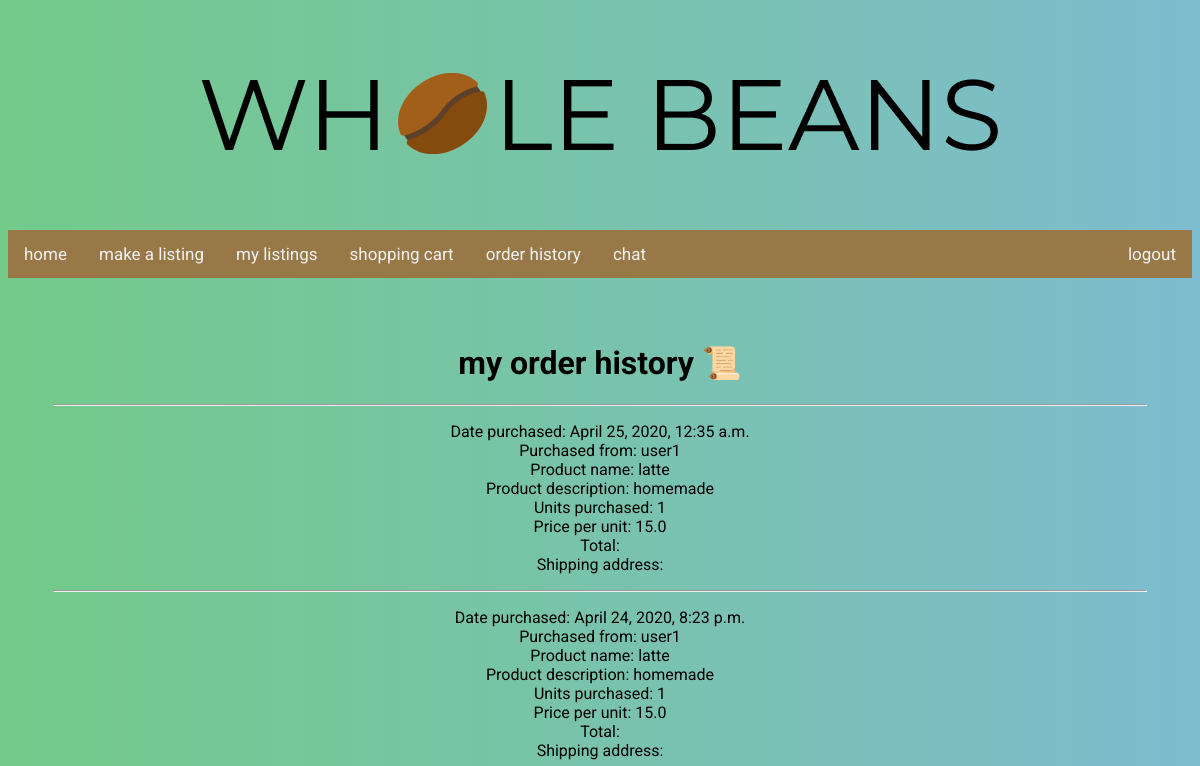
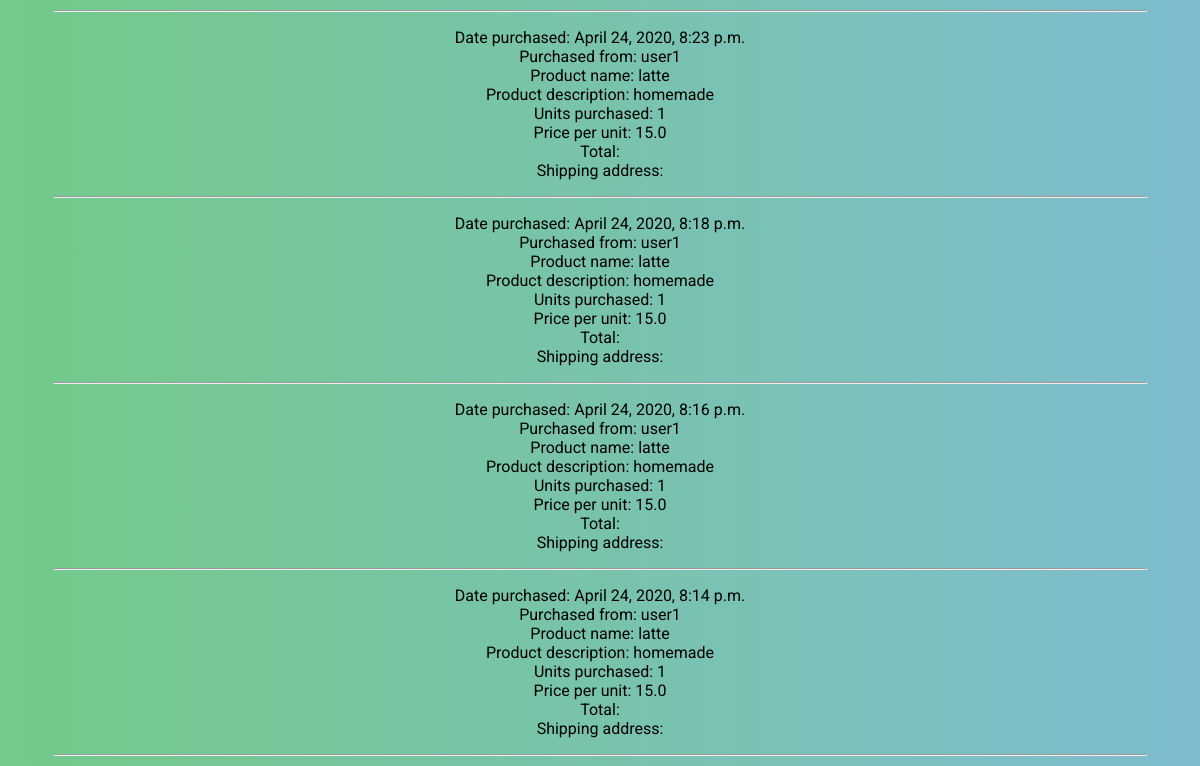
The page /purchaseHistory (signed in, upper part) on the database as committed earlier (2 pictures, top to bottom).
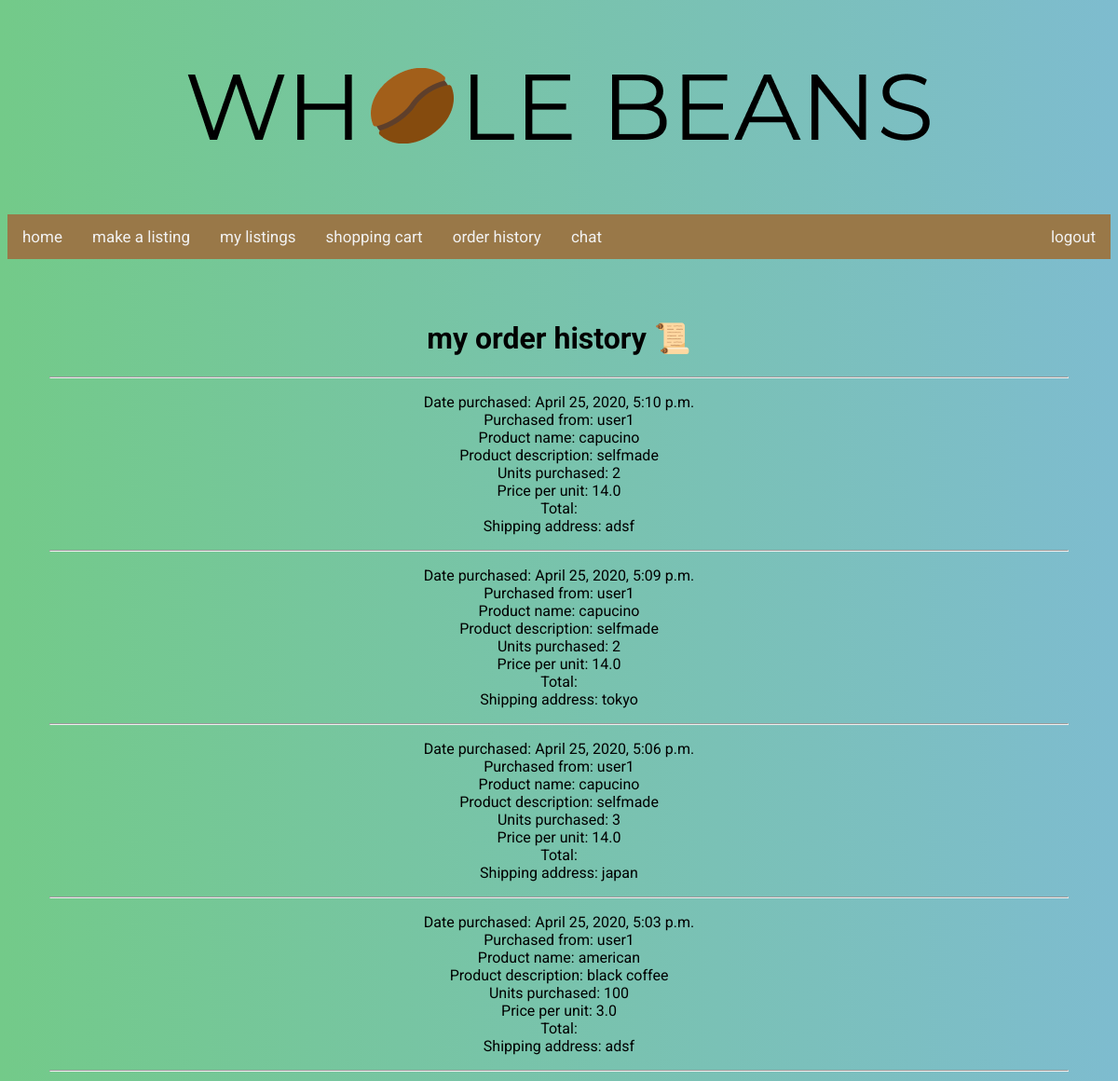
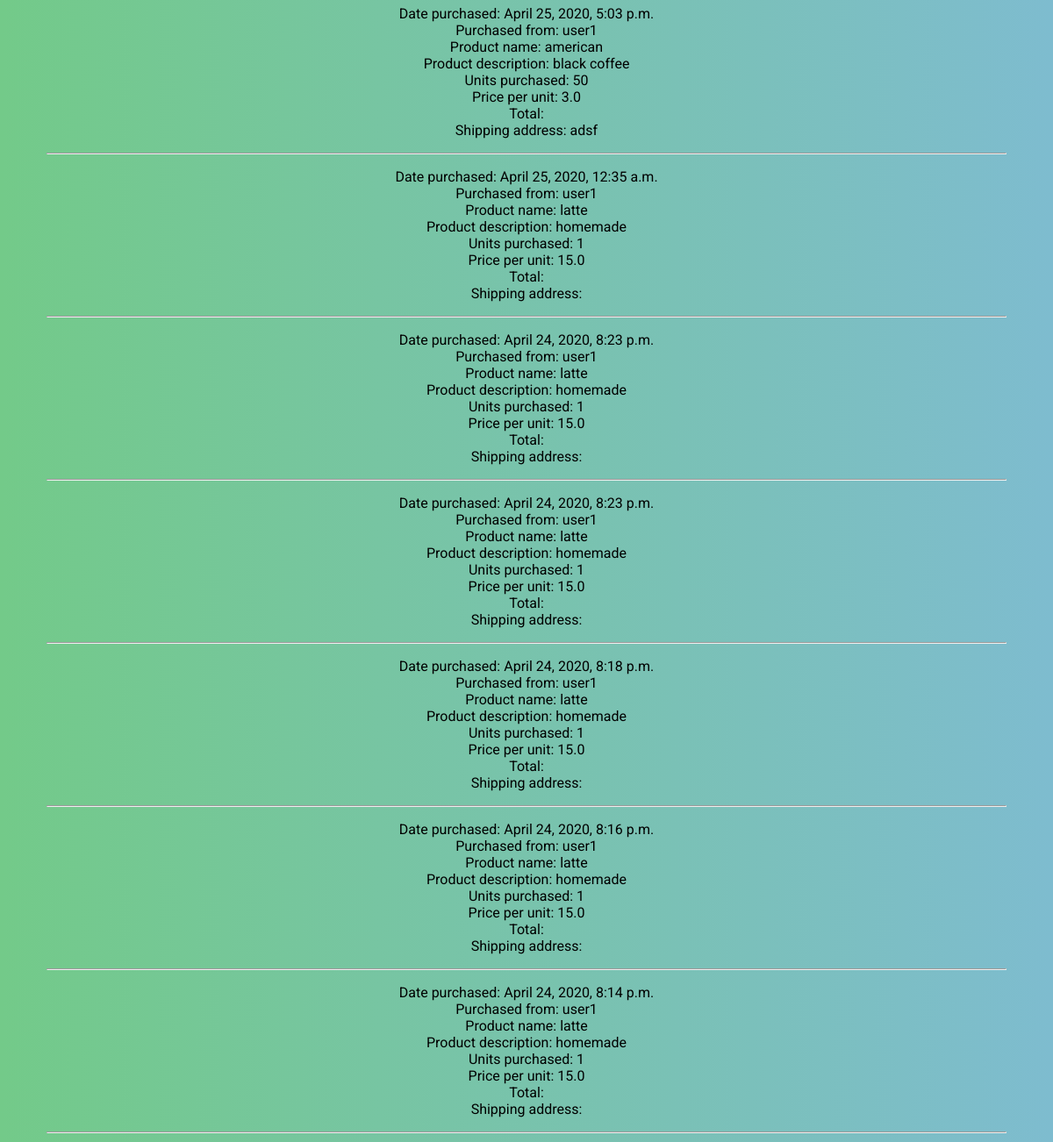
The same page on the database as committed later (2 pictures, top to bottom).
### post/models.py (models this page shows, shortened)
class History(models.Model):
    owner = models.ForeignKey(User, on_delete=models.CASCADE)
    time = models.DateTimeField(auto_now_add=True)
    productName = models.CharField(max_length=100)
    productDescription = models.CharField(max_length=1000)
    productPrice = models.FloatField()
    quantity = models.IntegerField()
    address = models.CharField(max_length=1000, null=True)

### post/views.py (the view)
# urls.py: path('purchaseHistory', views.displayHistory, name='listOrderHistory'),
@login_required
def displayHistory(request):
    context = {}
    history = request.user.history_set.all()
    if not history:
        return render(request, 'post/purchaseHistory.html', context)
    else:
        history = history.order_by('-time')
        context['history'] = history
    return render(request, 'post/purchaseHistory.html', context)

### post/templates/post/purchaseHistory.html (shortened to what this page needs)
{% load static %}
<!DOCTYPE html>
{% include "post/header.html" %}
<link rel="stylesheet" type="text/css" href="{% static 'post/history.css' %}">
<div class="center">
<h1> my order history 📜 </h1>
{% if history%}
    {% for h in history %}
        <hr>
        <p>
            Date purchased: {{ h.time }} <br>
            Purchased from: {{ h.owner }} <br>
            Product name: {{ h.productName }} <br>
            Product description: {{ h.productDescription }} <br>
            Units purchased: {{ h.quantity }} <br>
            Price per unit: {{ h.productPrice }} <br>
            Total: {{ h.total }} <br>
            Shipping address: {{ h.address }} <br>
        </p>
    {% endfor %}
{% endif %}
</div>

Rows that differ between the two databases and show on the page:
added History: time "April 25, 2020, 5:10 p.m.", owner "user1", productName "capucino", productDescription "selfmade", quantity "2", productPrice "14.0", address "adsf"
added History: time "April 25, 2020, 5:09 p.m.", owner "user1", productName "capucino", productDescription "selfmade", quantity "2", productPrice "14.0", address "tokyo"
added History: time "April 25, 2020, 5:06 p.m.", owner "user1", productName "capucino", productDescription "selfmade", quantity "3", productPrice "14.0", address "japan"
added History: time "April 25, 2020, 5:03 p.m.", owner "user1", productName "american", productDescription "black coffee", quantity "100", productPrice "3.0", address "adsf"
added History: time "April 25, 2020, 5:03 p.m.", owner "user1", productName "american", productDescription "black coffee", quantity "50", productPrice "3.0", address "adsf"
